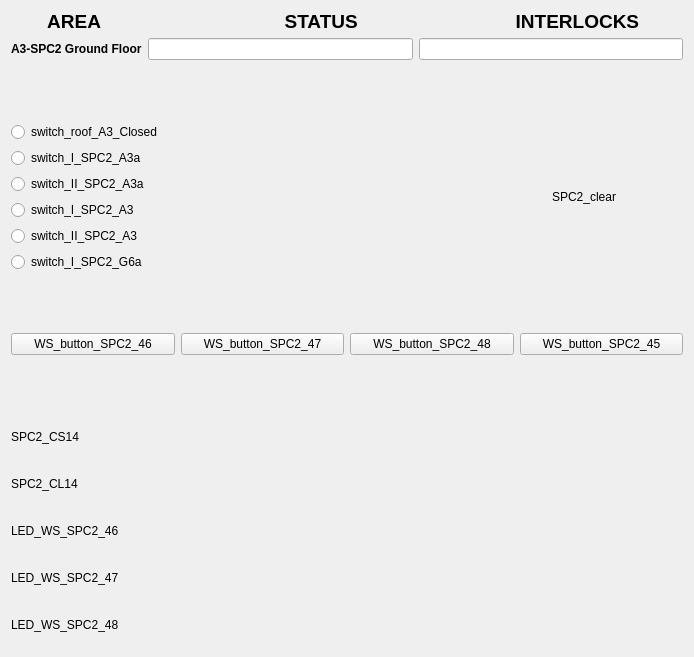
<?xml version="1.0" encoding="UTF-8"?>
<ui version="4.0">
 <class>Form</class>
 <widget class="QWidget" name="Form">
  <property name="geometry">
   <rect>
    <x>0</x>
    <y>0</y>
    <width>694</width>
    <height>657</height>
   </rect>
  </property>
  <property name="windowTitle">
   <string>Form</string>
  </property>
  <layout class="QVBoxLayout" name="verticalLayout_3">
   <item>
    <layout class="QVBoxLayout" name="verticalLayout">
     <item>
      <widget class="QLabel" name="label_4">
       <property name="maximumSize">
        <size>
         <width>16777215</width>
         <height>21</height>
        </size>
       </property>
       <property name="font">
        <font>
         <pointsize>14</pointsize>
         <weight>75</weight>
         <bold>true</bold>
        </font>
       </property>
       <property name="text">
        <string>       AREA                                   STATUS                              INTERLOCKS </string>
       </property>
      </widget>
     </item>
     <item>
      <layout class="QFormLayout" name="formLayout_2">
       <property name="fieldGrowthPolicy">
        <enum>QFormLayout::AllNonFixedFieldsGrow</enum>
       </property>
       <item row="0" column="0">
        <widget class="QLabel" name="label_2">
         <property name="font">
          <font>
           <weight>75</weight>
           <bold>true</bold>
          </font>
         </property>
         <property name="text">
          <string>A3-SPC2 Ground Floor</string>
         </property>
        </widget>
       </item>
       <item row="0" column="1">
        <layout class="QHBoxLayout" name="horizontalLayout">
         <item>
          <widget class="QELineEdit" name="qelineedit_2">
           <property name="alignment">
            <set>Qt::AlignCenter</set>
           </property>
           <property name="variable" stdset="0">
            <string>VCS:SPC2-CLR-STATS</string>
           </property>
           <property name="format" stdset="0">
            <enum>QELineEdit::Default</enum>
           </property>
          </widget>
         </item>
         <item>
          <widget class="QELineEdit" name="qelineedit">
           <property name="alignment">
            <set>Qt::AlignCenter</set>
           </property>
           <property name="variable" stdset="0">
            <string>VCS:SPC2-INTLCKS-STATS</string>
           </property>
          </widget>
         </item>
        </layout>
       </item>
      </layout>
     </item>
    </layout>
   </item>
   <item>
    <spacer name="verticalSpacer_2">
     <property name="orientation">
      <enum>Qt::Vertical</enum>
     </property>
     <property name="sizeHint" stdset="0">
      <size>
       <width>20</width>
       <height>40</height>
      </size>
     </property>
    </spacer>
   </item>
   <item>
    <layout class="QHBoxLayout" name="horizontalLayout_9">
     <item>
      <layout class="QVBoxLayout" name="verticalLayout_2">
       <item>
        <widget class="QERadioButton" name="qeradiobutton_3">
         <property name="text">
          <string>switch_roof_A3_Closed</string>
         </property>
         <property name="autoExclusive">
          <bool>false</bool>
         </property>
         <property name="variable" stdset="0">
          <string>VCS:SW-RF-A3-CLSD</string>
         </property>
         <property name="format" stdset="0">
          <enum>QERadioButton::LocalEnumeration</enum>
         </property>
         <property name="pressText">
          <string>0</string>
         </property>
         <property name="releaseText">
          <string>1</string>
         </property>
        </widget>
       </item>
       <item>
        <widget class="QERadioButton" name="qeradiobutton_6">
         <property name="text">
          <string>switch_I_SPC2_A3a</string>
         </property>
         <property name="autoExclusive">
          <bool>false</bool>
         </property>
         <property name="variable" stdset="0">
          <string>VCS:SW-I-SPC2-A3a</string>
         </property>
         <property name="format" stdset="0">
          <enum>QERadioButton::LocalEnumeration</enum>
         </property>
         <property name="pressText">
          <string>0</string>
         </property>
         <property name="releaseText">
          <string>1</string>
         </property>
        </widget>
       </item>
       <item>
        <widget class="QERadioButton" name="qeradiobutton_5">
         <property name="text">
          <string>switch_II_SPC2_A3a</string>
         </property>
         <property name="autoExclusive">
          <bool>false</bool>
         </property>
         <property name="variable" stdset="0">
          <string>VCS:SW-II-SPC2-A3a</string>
         </property>
         <property name="format" stdset="0">
          <enum>QERadioButton::LocalEnumeration</enum>
         </property>
         <property name="pressText">
          <string>0</string>
         </property>
         <property name="releaseText">
          <string>1</string>
         </property>
        </widget>
       </item>
       <item>
        <widget class="QERadioButton" name="qeradiobutton_7">
         <property name="text">
          <string>switch_I_SPC2_A3</string>
         </property>
         <property name="autoExclusive">
          <bool>false</bool>
         </property>
         <property name="variable" stdset="0">
          <string>VCS:SW-I-SPC2-A3</string>
         </property>
         <property name="format" stdset="0">
          <enum>QERadioButton::LocalEnumeration</enum>
         </property>
         <property name="pressText">
          <string>0</string>
         </property>
         <property name="releaseText">
          <string>1</string>
         </property>
        </widget>
       </item>
       <item>
        <widget class="QERadioButton" name="qeradiobutton_8">
         <property name="text">
          <string>switch_II_SPC2_A3</string>
         </property>
         <property name="autoExclusive">
          <bool>false</bool>
         </property>
         <property name="variable" stdset="0">
          <string>VCS:SW-II-SPC2-A3</string>
         </property>
         <property name="format" stdset="0">
          <enum>QERadioButton::LocalEnumeration</enum>
         </property>
         <property name="pressText">
          <string>0</string>
         </property>
         <property name="releaseText">
          <string>1</string>
         </property>
        </widget>
       </item>
       <item>
        <widget class="QERadioButton" name="qeradiobutton_4">
         <property name="text">
          <string>switch_I_SPC2_G6a</string>
         </property>
         <property name="variable" stdset="0">
          <string>VCS:SW-I-SPC2-G6a</string>
         </property>
         <property name="format" stdset="0">
          <enum>QERadioButton::LocalEnumeration</enum>
         </property>
         <property name="pressText">
          <string>1</string>
         </property>
         <property name="releaseText">
          <string>0</string>
         </property>
        </widget>
       </item>
      </layout>
     </item>
     <item>
      <spacer name="horizontalSpacer">
       <property name="orientation">
        <enum>Qt::Horizontal</enum>
       </property>
       <property name="sizeHint" stdset="0">
        <size>
         <width>40</width>
         <height>20</height>
        </size>
       </property>
      </spacer>
     </item>
     <item>
      <layout class="QHBoxLayout" name="horizontalLayout_8">
       <item>
        <widget class="QLabel" name="label_9">
         <property name="maximumSize">
          <size>
           <width>16777215</width>
           <height>20</height>
          </size>
         </property>
         <property name="text">
          <string>SPC2_clear</string>
         </property>
        </widget>
       </item>
       <item>
        <widget class="QEBitStatus" name="qebitstatus_3">
         <property name="minimumSize">
          <size>
           <width>61</width>
           <height>41</height>
          </size>
         </property>
         <property name="maximumSize">
          <size>
           <width>61</width>
           <height>41</height>
          </size>
         </property>
         <property name="numberOfBits">
          <number>1</number>
         </property>
         <property name="shape">
          <enum>QBitStatus::Circle</enum>
         </property>
         <property name="offColour">
          <color>
           <red>0</red>
           <green>77</green>
           <blue>0</blue>
          </color>
         </property>
         <property name="variable" stdset="0">
          <string>VCS:SPC2-CLEAR</string>
         </property>
        </widget>
       </item>
      </layout>
     </item>
    </layout>
   </item>
   <item>
    <spacer name="verticalSpacer_3">
     <property name="orientation">
      <enum>Qt::Vertical</enum>
     </property>
     <property name="sizeHint" stdset="0">
      <size>
       <width>20</width>
       <height>40</height>
      </size>
     </property>
    </spacer>
   </item>
   <item>
    <layout class="QHBoxLayout" name="horizontalLayout_10">
     <item>
      <widget class="QEPushButton" name="qepushbutton_3">
       <property name="text">
        <string>WS_button_SPC2_46</string>
       </property>
       <property name="variable" stdset="0">
        <string>VCS:WS-BUT-SPC2-46</string>
       </property>
       <property name="writeOnPress">
        <bool>true</bool>
       </property>
       <property name="writeOnRelease">
        <bool>true</bool>
       </property>
       <property name="writeOnClick">
        <bool>false</bool>
       </property>
       <property name="pressText">
        <string>0</string>
       </property>
       <property name="releaseText">
        <string>1</string>
       </property>
      </widget>
     </item>
     <item>
      <widget class="QEPushButton" name="qepushbutton_5">
       <property name="text">
        <string>WS_button_SPC2_47</string>
       </property>
       <property name="variable" stdset="0">
        <string>VCS:WS-BUT-SPC2-47</string>
       </property>
       <property name="writeOnPress">
        <bool>true</bool>
       </property>
       <property name="writeOnRelease">
        <bool>true</bool>
       </property>
       <property name="writeOnClick">
        <bool>false</bool>
       </property>
       <property name="pressText">
        <string>0</string>
       </property>
       <property name="releaseText">
        <string>1</string>
       </property>
      </widget>
     </item>
     <item>
      <widget class="QEPushButton" name="qepushbutton_4">
       <property name="text">
        <string>WS_button_SPC2_48</string>
       </property>
       <property name="variable" stdset="0">
        <string>VCS:WS-BUT-SPC2-48</string>
       </property>
       <property name="writeOnPress">
        <bool>true</bool>
       </property>
       <property name="writeOnRelease">
        <bool>true</bool>
       </property>
       <property name="writeOnClick">
        <bool>false</bool>
       </property>
       <property name="pressText">
        <string>0</string>
       </property>
       <property name="releaseText">
        <string>1</string>
       </property>
      </widget>
     </item>
     <item>
      <widget class="QEPushButton" name="qepushbutton">
       <property name="text">
        <string>WS_button_SPC2_45</string>
       </property>
       <property name="variable" stdset="0">
        <string>VCS:WS-BUT-SPC2-45</string>
       </property>
       <property name="writeOnPress">
        <bool>true</bool>
       </property>
       <property name="writeOnRelease">
        <bool>true</bool>
       </property>
       <property name="writeOnClick">
        <bool>false</bool>
       </property>
       <property name="pressText">
        <string>0</string>
       </property>
       <property name="releaseText">
        <string>1</string>
       </property>
      </widget>
     </item>
    </layout>
   </item>
   <item>
    <spacer name="verticalSpacer">
     <property name="orientation">
      <enum>Qt::Vertical</enum>
     </property>
     <property name="sizeHint" stdset="0">
      <size>
       <width>20</width>
       <height>40</height>
      </size>
     </property>
    </spacer>
   </item>
   <item>
    <layout class="QHBoxLayout" name="horizontalLayout_13">
     <item>
      <widget class="QLabel" name="label_12">
       <property name="maximumSize">
        <size>
         <width>16777215</width>
         <height>20</height>
        </size>
       </property>
       <property name="text">
        <string>SPC2_CS14</string>
       </property>
      </widget>
     </item>
     <item>
      <widget class="QEBitStatus" name="qebitstatus_8">
       <property name="minimumSize">
        <size>
         <width>61</width>
         <height>41</height>
        </size>
       </property>
       <property name="maximumSize">
        <size>
         <width>61</width>
         <height>41</height>
        </size>
       </property>
       <property name="numberOfBits">
        <number>1</number>
       </property>
       <property name="shape">
        <enum>QBitStatus::Circle</enum>
       </property>
       <property name="offColour">
        <color>
         <red>0</red>
         <green>70</green>
         <blue>0</blue>
        </color>
       </property>
       <property name="variable" stdset="0">
        <string>VCS:CS14-SPC2</string>
       </property>
       <property name="variableSubstitutions" stdset="0">
        <string/>
       </property>
      </widget>
     </item>
    </layout>
   </item>
   <item>
    <layout class="QHBoxLayout" name="horizontalLayout_12">
     <item>
      <widget class="QLabel" name="label_11">
       <property name="maximumSize">
        <size>
         <width>16777215</width>
         <height>20</height>
        </size>
       </property>
       <property name="text">
        <string>SPC2_CL14</string>
       </property>
      </widget>
     </item>
     <item>
      <widget class="QEBitStatus" name="qebitstatus_7">
       <property name="minimumSize">
        <size>
         <width>61</width>
         <height>41</height>
        </size>
       </property>
       <property name="maximumSize">
        <size>
         <width>61</width>
         <height>41</height>
        </size>
       </property>
       <property name="numberOfBits">
        <number>1</number>
       </property>
       <property name="shape">
        <enum>QBitStatus::Circle</enum>
       </property>
       <property name="offColour">
        <color>
         <red>0</red>
         <green>70</green>
         <blue>0</blue>
        </color>
       </property>
       <property name="variable" stdset="0">
        <string>VCS:CL14-SPC2</string>
       </property>
       <property name="variableSubstitutions" stdset="0">
        <string/>
       </property>
      </widget>
     </item>
    </layout>
   </item>
   <item>
    <layout class="QHBoxLayout" name="horizontalLayout_14">
     <item>
      <widget class="QLabel" name="label_13">
       <property name="maximumSize">
        <size>
         <width>16777215</width>
         <height>20</height>
        </size>
       </property>
       <property name="text">
        <string>LED_WS_SPC2_46</string>
       </property>
      </widget>
     </item>
     <item>
      <widget class="QEBitStatus" name="qebitstatus_9">
       <property name="minimumSize">
        <size>
         <width>61</width>
         <height>41</height>
        </size>
       </property>
       <property name="maximumSize">
        <size>
         <width>61</width>
         <height>41</height>
        </size>
       </property>
       <property name="numberOfBits">
        <number>1</number>
       </property>
       <property name="shape">
        <enum>QBitStatus::Circle</enum>
       </property>
       <property name="offColour">
        <color>
         <red>0</red>
         <green>70</green>
         <blue>0</blue>
        </color>
       </property>
       <property name="variable" stdset="0">
        <string>VCS:LED-WS-SPC2-46</string>
       </property>
       <property name="variableSubstitutions" stdset="0">
        <string/>
       </property>
      </widget>
     </item>
    </layout>
   </item>
   <item>
    <layout class="QHBoxLayout" name="horizontalLayout_15">
     <item>
      <widget class="QLabel" name="label_14">
       <property name="maximumSize">
        <size>
         <width>16777215</width>
         <height>20</height>
        </size>
       </property>
       <property name="text">
        <string>LED_WS_SPC2_47</string>
       </property>
      </widget>
     </item>
     <item>
      <widget class="QEBitStatus" name="qebitstatus_10">
       <property name="minimumSize">
        <size>
         <width>61</width>
         <height>41</height>
        </size>
       </property>
       <property name="maximumSize">
        <size>
         <width>61</width>
         <height>41</height>
        </size>
       </property>
       <property name="numberOfBits">
        <number>1</number>
       </property>
       <property name="shape">
        <enum>QBitStatus::Circle</enum>
       </property>
       <property name="offColour">
        <color>
         <red>0</red>
         <green>70</green>
         <blue>0</blue>
        </color>
       </property>
       <property name="variable" stdset="0">
        <string>VCS:LED-WS-SPC2-47</string>
       </property>
       <property name="variableSubstitutions" stdset="0">
        <string/>
       </property>
      </widget>
     </item>
    </layout>
   </item>
   <item>
    <layout class="QHBoxLayout" name="horizontalLayout_11">
     <item>
      <widget class="QLabel" name="label_10">
       <property name="maximumSize">
        <size>
         <width>16777215</width>
         <height>20</height>
        </size>
       </property>
       <property name="text">
        <string>LED_WS_SPC2_48</string>
       </property>
      </widget>
     </item>
     <item>
      <widget class="QEBitStatus" name="qebitstatus_6">
       <property name="minimumSize">
        <size>
         <width>61</width>
         <height>41</height>
        </size>
       </property>
       <property name="maximumSize">
        <size>
         <width>61</width>
         <height>41</height>
        </size>
       </property>
       <property name="numberOfBits">
        <number>1</number>
       </property>
       <property name="shape">
        <enum>QBitStatus::Circle</enum>
       </property>
       <property name="offColour">
        <color>
         <red>0</red>
         <green>70</green>
         <blue>0</blue>
        </color>
       </property>
       <property name="variable" stdset="0">
        <string>VCS:LED-WS-SPC2-48</string>
       </property>
       <property name="variableSubstitutions" stdset="0">
        <string/>
       </property>
      </widget>
     </item>
    </layout>
   </item>
  </layout>
 </widget>
 <customwidgets>
  <customwidget>
   <class>QEBitStatus</class>
   <extends>QBitStatus</extends>
   <header>QEBitStatus.h</header>
  </customwidget>
  <customwidget>
   <class>QELineEdit</class>
   <extends>QLineEdit</extends>
   <header>QELineEdit.h</header>
  </customwidget>
  <customwidget>
   <class>QEPushButton</class>
   <extends>QPushButton</extends>
   <header>QEPushButton.h</header>
  </customwidget>
  <customwidget>
   <class>QERadioButton</class>
   <extends>QRadioButton</extends>
   <header>QERadioButton.h</header>
  </customwidget>
  <customwidget>
   <class>QBitStatus</class>
   <extends>QWidget</extends>
   <header>QBitStatus.h</header>
  </customwidget>
 </customwidgets>
 <resources/>
 <connections/>
</ui>
